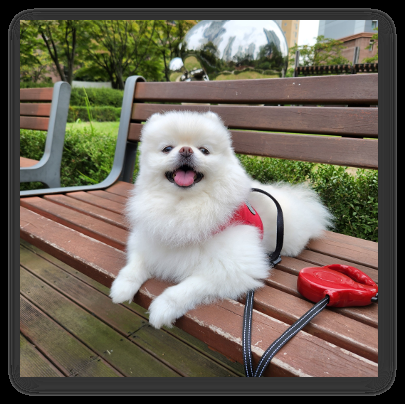
#> input picture hw_kibum/data_analysis/data_analysis_hw_19_2/data/color_image.png, 405 x 404 px
$ python skeleton.py
#> lines starting #> are read from the running program, lines starting #| are printed output that depends on the picture
# OpenCV 라이브러리 불러오기
import cv2

def basic_image_processing():
    # 1. 이미지 읽기
    # 주어진 경로에서 컬러 이미지를 불러옵니다.
    # 이미지를 처리하기 위해 먼저 읽어와야 하며, 이미지가 없으면 오류 메시지를 반환합니다.
    # imread 함수를 사용해 이미지를 읽어옵니다.
    # 참고: https://docs.opencv.org/4.x/d4/da8/group__imgcodecs.html#gacbaa02cffc4ec2422dfa2e24412a99e2
    image_path = '../data/color_image.png'
    image = cv2.imread(image_path)
#> image is the input picture: shape (404, 405, 3); mean B, G, R 90.1, 101.8, 109.9

    if image is None:
        return "이미지를 불러오지 못했습니다. 경로를 확인하세요."

    # 2. 흑백 이미지로 변환
    # 컬러 이미지를 흑백 이미지로 변환합니다.
    # cvtColor 함수를 사용하여 이미지를 흑백으로 변환합니다.
    # 간단한 모델의 경우 흑백 이미지로 변환하여 처리하는 것이 효율적일 수 있습니다.
    # 따라서, 컬러 이미지를 흑백 이미지로 변환하겠습니다.
    # 참고: https://docs.opencv.org/4.x/d8/d01/group__imgproc__color__conversions.html#gaf86c09fe702ed037c03c2bc603ceab14
    grayscale_image = cv2.cvtColor(image, cv2.COLOR_BGR2GRAY)
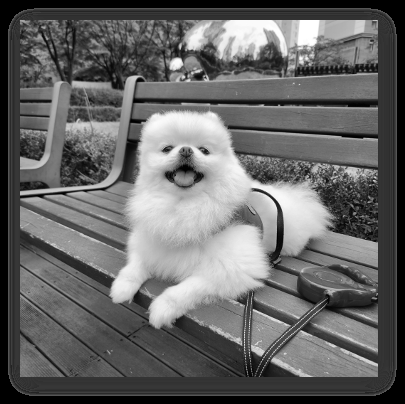
#> grayscale_image: shape (404, 405); min 0, max 255, mean 102.9

    # 3. 반환 이미지 저장
    # 변환된 흑백 이미지를 저장할 경로를 설정합니다.
    # image_path 변수를 활용하여 이미지 파일명을 활용하거나, 새로운 파일명을 지정할 수 있습니다.
    # imwrite 함수를 사용하여 이미지를 저장합니다.
    # 참고: https://docs.opencv.org/4.x/d4/da8/group__imgcodecs.html#ga8ac397bd09e48851665edbe12aa28f25
    save_path = '../answer/result2.png'
    cv2.imwrite(save_path, grayscale_image)

    # 변환 결과를 알려주는 메시지를 반환합니다.
    return f"이미지를 흑백으로 변환하여 '{save_path}'에 저장했습니다."

# 실행
# 이미지 처리 함수 호출 및 결과 출력
result = basic_image_processing()
print(result)
